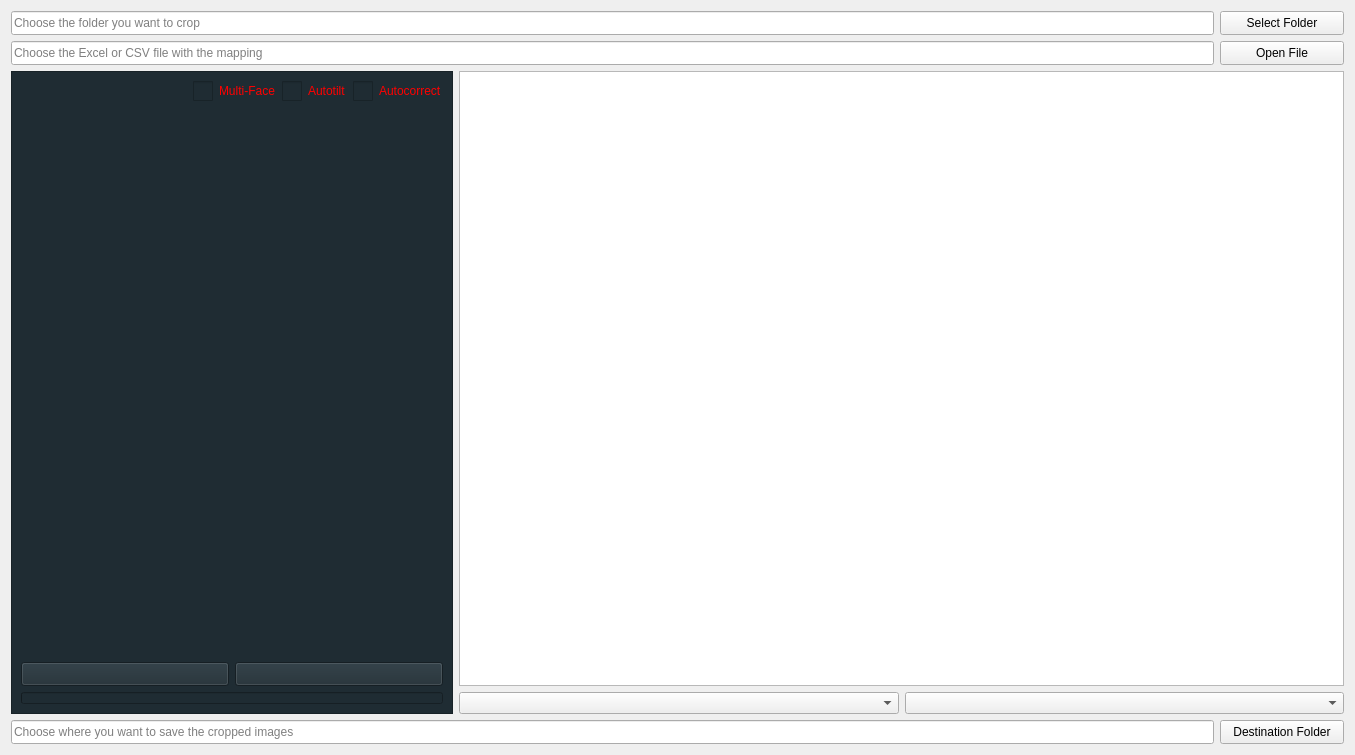
<?xml version="1.0" encoding="UTF-8"?>
<ui version="4.0">
 <class>Form</class>
 <widget class="QWidget" name="Form">
  <property name="geometry">
   <rect>
    <x>0</x>
    <y>0</y>
    <width>1355</width>
    <height>755</height>
   </rect>
  </property>
  <property name="windowTitle">
   <string>Form</string>
  </property>
  <layout class="QVBoxLayout" name="verticalLayout_3">
   <item>
    <layout class="QGridLayout" name="gridLayout">
     <item row="0" column="0">
      <widget class="QLineEdit" name="folderLineEdit">
       <property name="minimumSize">
        <size>
         <width>0</width>
         <height>24</height>
        </size>
       </property>
       <property name="maximumSize">
        <size>
         <width>16777215</width>
         <height>24</height>
        </size>
       </property>
       <property name="inputMethodHints">
        <set>Qt::ImhUrlCharactersOnly</set>
       </property>
       <property name="placeholderText">
        <string>Choose the folder you want to crop</string>
       </property>
      </widget>
     </item>
     <item row="0" column="1">
      <widget class="QPushButton" name="folderButton">
       <property name="minimumSize">
        <size>
         <width>124</width>
         <height>24</height>
        </size>
       </property>
       <property name="maximumSize">
        <size>
         <width>16777215</width>
         <height>24</height>
        </size>
       </property>
       <property name="text">
        <string>Select Folder</string>
       </property>
       <property name="icon">
        <iconset resource="../resources2.qrc">
         <normaloff>:/resources/icons/folder.svg</normaloff>:/resources/icons/folder.svg</iconset>
       </property>
      </widget>
     </item>
     <item row="1" column="0">
      <widget class="QLineEdit" name="tableLineEdit">
       <property name="minimumSize">
        <size>
         <width>0</width>
         <height>24</height>
        </size>
       </property>
       <property name="maximumSize">
        <size>
         <width>16777215</width>
         <height>24</height>
        </size>
       </property>
       <property name="inputMethodHints">
        <set>Qt::ImhUrlCharactersOnly</set>
       </property>
       <property name="placeholderText">
        <string>Choose the Excel or CSV file with the mapping</string>
       </property>
      </widget>
     </item>
     <item row="1" column="1">
      <widget class="QPushButton" name="tableButton">
       <property name="minimumSize">
        <size>
         <width>124</width>
         <height>24</height>
        </size>
       </property>
       <property name="maximumSize">
        <size>
         <width>16777215</width>
         <height>24</height>
        </size>
       </property>
       <property name="text">
        <string>Open File</string>
       </property>
       <property name="icon">
        <iconset resource="../resources2.qrc">
         <normaloff>:/resources/icons/excel.svg</normaloff>:/resources/icons/excel.svg</iconset>
       </property>
      </widget>
     </item>
    </layout>
   </item>
   <item>
    <layout class="QHBoxLayout" name="horizontalLayout_1" stretch="1,2">
     <item>
      <widget class="QFrame" name="frame">
       <property name="styleSheet">
        <string notr="true">background: #1f2c33</string>
       </property>
       <property name="frameShape">
        <enum>QFrame::StyledPanel</enum>
       </property>
       <property name="frameShadow">
        <enum>QFrame::Raised</enum>
       </property>
       <layout class="QVBoxLayout" name="verticalLayout" stretch="1,10,1,1">
        <item>
         <layout class="QHBoxLayout" name="horizontalLayout_3">
          <item>
           <spacer name="horizontalSpacer">
            <property name="orientation">
             <enum>Qt::Horizontal</enum>
            </property>
            <property name="sizeHint" stdset="0">
             <size>
              <width>40</width>
              <height>20</height>
             </size>
            </property>
           </spacer>
          </item>
          <item>
           <widget class="QCheckBox" name="mfaceCheckBox">
            <property name="styleSheet">
             <string notr="true">QCheckBox:unchecked{color: red}
QCheckBox:checked{color: white}
QCheckBox::indicator{
	width: 20px;
	height: 20px;
}
QCheckBox::indicator:checked{
	image: url(:/resources/icons/checkbox_checked.svg);
}
QCheckBox::indicator:unchecked{
	image: url(:/resources/icons/checkbox_unchecked.svg);
}
QCheckBox::indicator:checked:hover{
	image: url(:/resources/icons/checkbox_checked_hover.svg);
}
QCheckBox::indicator:unchecked:hover{
	image: url(:/resources/icons/checkbox_unchecked_hover.svg);
}</string>
            </property>
            <property name="text">
             <string>Multi-Face</string>
            </property>
           </widget>
          </item>
          <item>
           <widget class="QCheckBox" name="tiltCheckBox">
            <property name="styleSheet">
             <string notr="true">QCheckBox:unchecked{color: red}
QCheckBox:checked{color: white}
QCheckBox::indicator{
	width: 20px;
	height: 20px;
}
QCheckBox::indicator:checked{
	image: url(:/resources/icons/checkbox_checked.svg);
}
QCheckBox::indicator:unchecked{
	image: url(:/resources/icons/checkbox_unchecked.svg);
}
QCheckBox::indicator:checked:hover{
	image: url(:/resources/icons/checkbox_checked_hover.svg);
}
QCheckBox::indicator:unchecked:hover{
	image: url(:/resources/icons/checkbox_unchecked_hover.svg);
}</string>
            </property>
            <property name="text">
             <string>Autotilt</string>
            </property>
           </widget>
          </item>
          <item>
           <widget class="QCheckBox" name="exposureCheckBox">
            <property name="styleSheet">
             <string notr="true">QCheckBox:unchecked{color: red}
QCheckBox:checked{color: white}
QCheckBox::indicator{
	width: 20px;
	height: 20px;
}
QCheckBox::indicator:checked{
	image: url(:/resources/icons/checkbox_checked.svg);
}
QCheckBox::indicator:unchecked{
	image: url(:/resources/icons/checkbox_unchecked.svg);
}
QCheckBox::indicator:checked:hover{
	image: url(:/resources/icons/checkbox_checked_hover.svg);
}
QCheckBox::indicator:unchecked:hover{
	image: url(:/resources/icons/checkbox_unchecked_hover.svg);
}</string>
            </property>
            <property name="text">
             <string>Autocorrect</string>
            </property>
           </widget>
          </item>
         </layout>
        </item>
        <item>
         <widget class="QWidget" name="imageWidget" native="true">
          <property name="styleSheet">
           <string notr="true"/>
          </property>
         </widget>
        </item>
        <item>
         <layout class="QHBoxLayout" name="horizontalLayout_2">
          <item>
           <widget class="QPushButton" name="cropButton">
            <property name="minimumSize">
             <size>
              <width>0</width>
              <height>24</height>
             </size>
            </property>
            <property name="maximumSize">
             <size>
              <width>16777215</width>
              <height>24</height>
             </size>
            </property>
            <property name="text">
             <string/>
            </property>
            <property name="icon">
             <iconset resource="../resources2.qrc">
              <normaloff>:/resources/icons/crop.svg</normaloff>:/resources/icons/crop.svg</iconset>
            </property>
           </widget>
          </item>
          <item>
           <widget class="QPushButton" name="cancelButton">
            <property name="minimumSize">
             <size>
              <width>0</width>
              <height>24</height>
             </size>
            </property>
            <property name="maximumSize">
             <size>
              <width>16777215</width>
              <height>24</height>
             </size>
            </property>
            <property name="text">
             <string/>
            </property>
            <property name="icon">
             <iconset resource="../resources2.qrc">
              <normaloff>:/resources/icons/cancel.svg</normaloff>:/resources/icons/cancel.svg</iconset>
            </property>
           </widget>
          </item>
         </layout>
        </item>
        <item>
         <widget class="QProgressBar" name="progressBar">
          <property name="minimumSize">
           <size>
            <width>0</width>
            <height>12</height>
           </size>
          </property>
          <property name="maximumSize">
           <size>
            <width>16777215</width>
            <height>12</height>
           </size>
          </property>
          <property name="value">
           <number>0</number>
          </property>
          <property name="textVisible">
           <bool>false</bool>
          </property>
         </widget>
        </item>
       </layout>
      </widget>
     </item>
     <item>
      <layout class="QVBoxLayout" name="verticalLayout_2">
       <item>
        <widget class="QTableView" name="tableView"/>
       </item>
       <item>
        <layout class="QHBoxLayout" name="horizontalLayout_4">
         <item>
          <widget class="QComboBox" name="comboBox_1">
           <property name="minimumSize">
            <size>
             <width>0</width>
             <height>22</height>
            </size>
           </property>
           <property name="maximumSize">
            <size>
             <width>16777215</width>
             <height>22</height>
            </size>
           </property>
           <property name="placeholderText">
            <string>Filename column</string>
           </property>
          </widget>
         </item>
         <item>
          <widget class="QComboBox" name="comboBox_2">
           <property name="minimumSize">
            <size>
             <width>0</width>
             <height>22</height>
            </size>
           </property>
           <property name="maximumSize">
            <size>
             <width>16777215</width>
             <height>22</height>
            </size>
           </property>
           <property name="placeholderText">
            <string>Mapping column</string>
           </property>
          </widget>
         </item>
        </layout>
       </item>
      </layout>
     </item>
    </layout>
   </item>
   <item>
    <layout class="QHBoxLayout" name="horizontalLayout_5">
     <item>
      <widget class="QLineEdit" name="destinationLineEdit">
       <property name="minimumSize">
        <size>
         <width>0</width>
         <height>24</height>
        </size>
       </property>
       <property name="maximumSize">
        <size>
         <width>16777215</width>
         <height>24</height>
        </size>
       </property>
       <property name="inputMethodHints">
        <set>Qt::ImhUrlCharactersOnly</set>
       </property>
       <property name="placeholderText">
        <string>Choose where you want to save the cropped images</string>
       </property>
      </widget>
     </item>
     <item>
      <widget class="QPushButton" name="destinationButton">
       <property name="minimumSize">
        <size>
         <width>124</width>
         <height>24</height>
        </size>
       </property>
       <property name="maximumSize">
        <size>
         <width>16777215</width>
         <height>24</height>
        </size>
       </property>
       <property name="text">
        <string>Destination Folder</string>
       </property>
       <property name="icon">
        <iconset resource="../resources2.qrc">
         <normaloff>:/resources/icons/folder.svg</normaloff>:/resources/icons/folder.svg</iconset>
       </property>
      </widget>
     </item>
    </layout>
   </item>
  </layout>
 </widget>
 <resources>
  <include location="../resources2.qrc"/>
 </resources>
 <connections/>
</ui>
